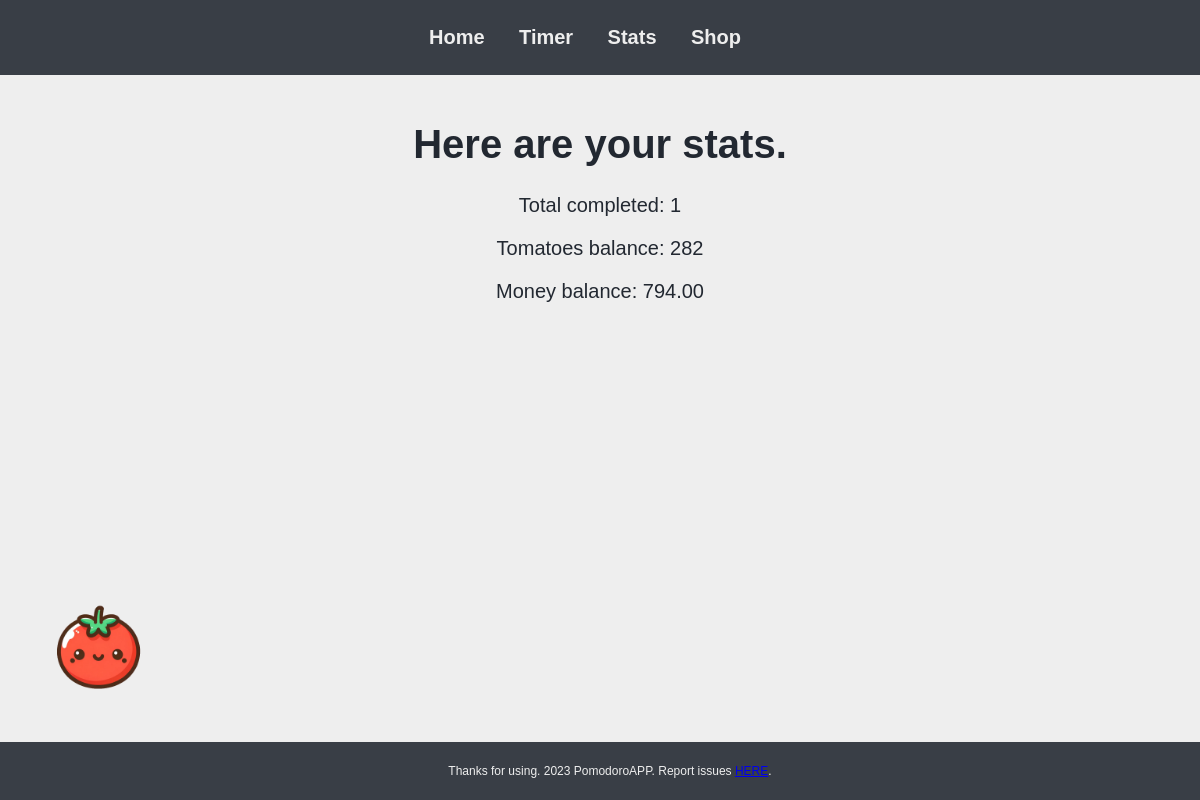
/stats/, run on an earlier commit of the app's database.
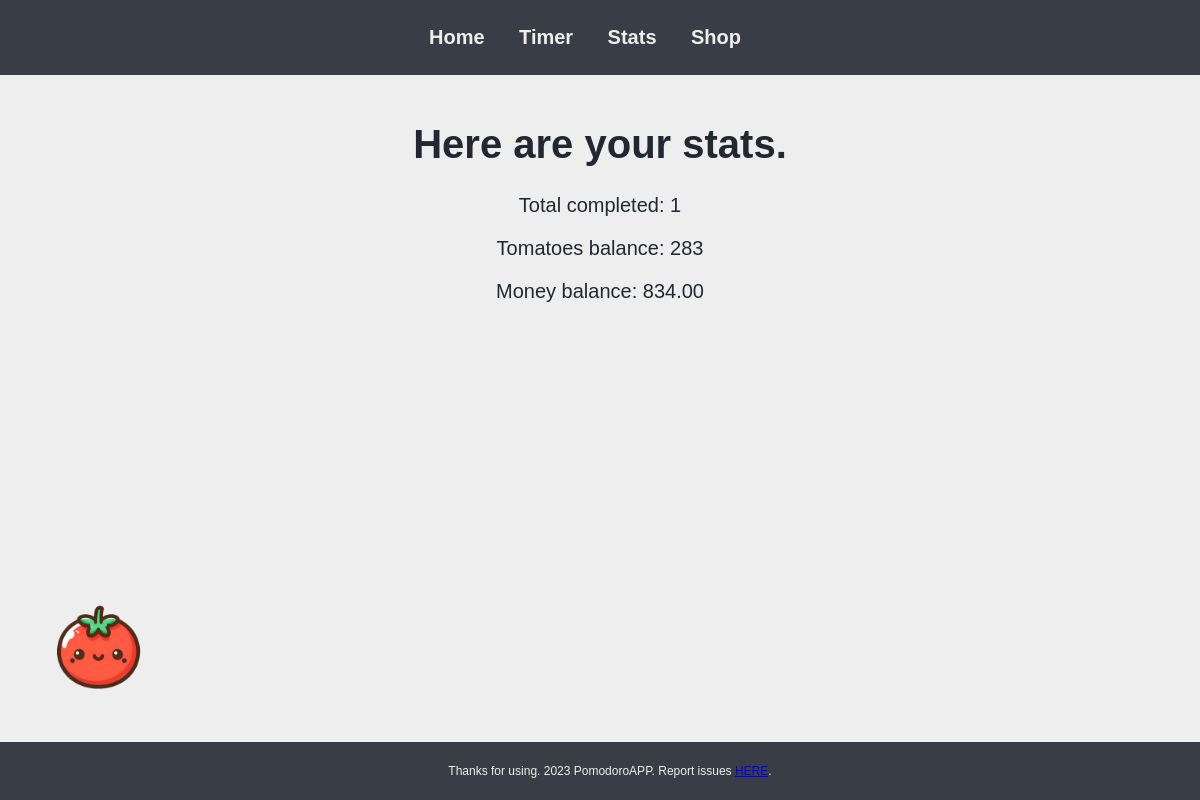
And on a later commit of the database.
### app/models.py (models this page shows, shortened)
class UserStats(models.Model):
    number_of_tomatoes = models.IntegerField(default=0)
    number_of_money = models.DecimalField(max_digits=10, decimal_places=2, default=0.00)
    number_of_counts = models.IntegerField(default=0)

### app/views.py (the view)
# urls.py: path('stats/', views.stats_view, name='stats'),
def stats_view(request):
    user_stats = UserStats.objects.first()
    if user_stats is None:
        context = {
            'counts': 0,
            'tomatoes': 0,
            'money': '0.00'
        }
    else:
        context = {
            'counts': user_stats.number_of_counts,
            'tomatoes': user_stats.number_of_tomatoes,
            'money': user_stats.number_of_money
        }
    return render(request, 'stats.html', context)

### app/templates/stats.html (shortened to what this page needs)
<!DOCTYPE html>
<html lang="en">
<head>
    {% load static %}
    <link rel="stylesheet" href="{% static 'style.css' %}">
</head>
<body>
    <img src="{% static 'images/tomato.png' %}" alt="Logo" class="logo">
    <nav>
        <ul>
            <li><a href="{% url 'home' %}">Home</a></li>
            <li><a href="{% url 'timer' %}">Timer</a></li>
            <li><a href="{% url 'stats' %}">Stats</a></li>
            <li><a href="{% url 'shop' %}">Shop</a></li>
        </ul>
    </nav>
    <main>
        <h1>Here are your stats.</h1>
        <p>Total completed: {{ counts }}</p>
        <p>Tomatoes balance: {{ tomatoes }}</p>
        <p>Money balance: {{ money }}</p>
    </main>
    <footer>
        <p>Thanks for using. 2023 PomodoroAPP. Report issues <a href="https://github.com/HonzaSik">HERE</a>.</p>
    </footer>
</body>
</html>

What changed in the data, as far as the page shows it:
changed UserStats: number_of_money "794.00" → "834.00"
Also different on the page:
{{ tomatoes }}: "282" → "283"
